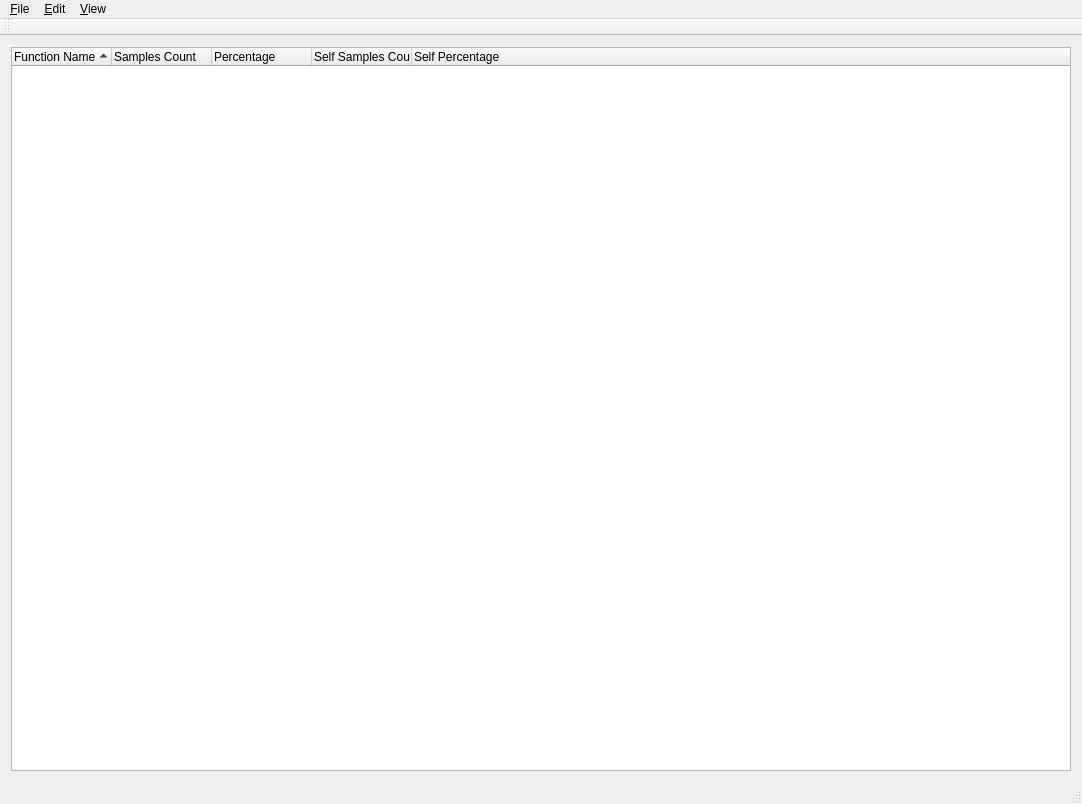
<?xml version="1.0" encoding="UTF-8"?>
<ui version="4.0">
 <class>MainWindow</class>
 <widget class="QMainWindow" name="MainWindow">
  <property name="geometry">
   <rect>
    <x>0</x>
    <y>0</y>
    <width>1082</width>
    <height>804</height>
   </rect>
  </property>
  <property name="windowTitle">
   <string>QProfiler</string>
  </property>
  <widget class="QWidget" name="centralWidget">
   <layout class="QVBoxLayout" name="verticalLayout">
    <item>
     <widget class="QTreeWidget" name="treeWidget">
      <property name="selectionMode">
       <enum>QAbstractItemView::ExtendedSelection</enum>
      </property>
      <property name="sortingEnabled">
       <bool>true</bool>
      </property>
      <column>
       <property name="text">
        <string>Function Name</string>
       </property>
      </column>
      <column>
       <property name="text">
        <string>Samples Count</string>
       </property>
      </column>
      <column>
       <property name="text">
        <string>Percentage</string>
       </property>
      </column>
      <column>
       <property name="text">
        <string>Self Samples Count</string>
       </property>
      </column>
      <column>
       <property name="text">
        <string>Self Percentage</string>
       </property>
      </column>
     </widget>
    </item>
   </layout>
  </widget>
  <widget class="QMenuBar" name="menuBar">
   <property name="geometry">
    <rect>
     <x>0</x>
     <y>0</y>
     <width>1082</width>
     <height>26</height>
    </rect>
   </property>
   <widget class="QMenu" name="menuFile">
    <property name="title">
     <string>&amp;File</string>
    </property>
    <addaction name="actionOpen"/>
    <addaction name="separator"/>
    <addaction name="actionExit"/>
   </widget>
   <widget class="QMenu" name="menuEdit">
    <property name="title">
     <string>&amp;Edit</string>
    </property>
    <addaction name="actionUndo"/>
    <addaction name="actionExpand_All"/>
   </widget>
   <widget class="QMenu" name="menuView">
    <property name="title">
     <string>&amp;View</string>
    </property>
    <addaction name="actionCall_Tree"/>
    <addaction name="actionReverse_Call_Tree"/>
    <addaction name="action"/>
    <addaction name="actionAll_Instances"/>
   </widget>
   <addaction name="menuFile"/>
   <addaction name="menuEdit"/>
   <addaction name="menuView"/>
  </widget>
  <widget class="QToolBar" name="mainToolBar">
   <attribute name="toolBarArea">
    <enum>TopToolBarArea</enum>
   </attribute>
   <attribute name="toolBarBreak">
    <bool>false</bool>
   </attribute>
  </widget>
  <widget class="QStatusBar" name="statusBar"/>
  <action name="actionOpen">
   <property name="text">
    <string>&amp;Open...</string>
   </property>
   <property name="shortcut">
    <string>Ctrl+O</string>
   </property>
  </action>
  <action name="actionExit">
   <property name="text">
    <string>E&amp;xit</string>
   </property>
   <property name="shortcut">
    <string>Ctrl+Q</string>
   </property>
  </action>
  <action name="actionExpand_All">
   <property name="text">
    <string>Expand &amp;All</string>
   </property>
   <property name="shortcut">
    <string>Ctrl+E</string>
   </property>
  </action>
  <action name="actionCall_Tree">
   <property name="text">
    <string>&amp;Call Tree</string>
   </property>
   <property name="shortcut">
    <string>Ctrl+T</string>
   </property>
  </action>
  <action name="actionReverse_Call_Tree">
   <property name="text">
    <string>&amp;Reverse Call Tree</string>
   </property>
   <property name="shortcut">
    <string>Ctrl+R</string>
   </property>
  </action>
  <action name="action">
   <property name="text">
    <string>-</string>
   </property>
  </action>
  <action name="actionAll_Instances">
   <property name="text">
    <string>All Instances</string>
   </property>
   <property name="shortcut">
    <string>Ctrl+G</string>
   </property>
  </action>
  <action name="actionUndo">
   <property name="text">
    <string>&amp;Undo</string>
   </property>
   <property name="shortcut">
    <string>Ctrl+Z</string>
   </property>
  </action>
 </widget>
 <layoutdefault spacing="6" margin="11"/>
 <resources/>
 <connections/>
</ui>
